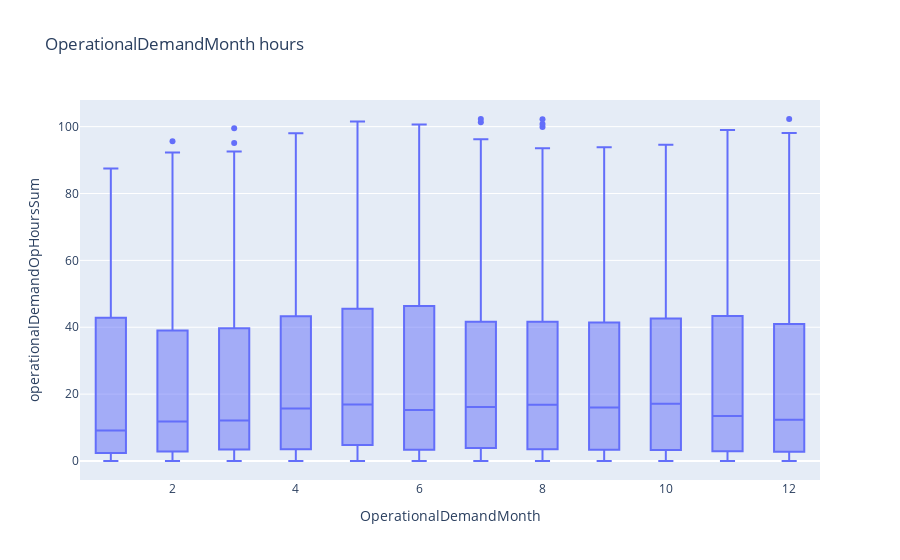

The cell this chart's notebook holds for it:
### Code cell
#assessing monthly variations of operational demand for our eda
create_boxplots('OperationalDemandMonth')

### Figure 1 — Plotly figure (JSON) as saved in the notebook; plotly's stock layout.template omitted (floating-point values rounded to 4 significant figures; data arrays with more than 128 entries replaced by an {"elided": "..."} marker saying what was removed)
{"data": [{"alignmentgroup": "True", "hovertemplate": "OperationalDemandMonth=%{x}<br>operationalDemandOpHoursSum=%{y}<extra></extra>", "legendgroup": "", "marker": {"color": "#636efa"}, "name": "", "notched": false, "offsetgroup": "", "orientation": "v", "showlegend": false, "type": "box", "x": {"elided": "5978 int values"}, "x0": " ", "xaxis": "x", "y": {"elided": "5978 float values"}, "y0": " ", "yaxis": "y"}], "layout": {"boxmode": "group", "legend": {"tracegroupgap": 0}, "title": {"text": "OperationalDemandMonth hours"}, "xaxis": {"anchor": "y", "domain": [0, 1], "title": {"text": "OperationalDemandMonth"}}, "yaxis": {"anchor": "x", "domain": [0, 1], "title": {"text": "operationalDemandOpHoursSum"}}}}
